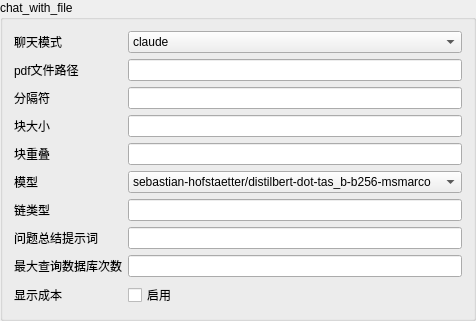
             <widget class="QGroupBox" name="groupBox_chat_with_file">
              <property name="title">
               <string>chat_with_file</string>
              </property>
              <layout class="QGridLayout" name="gridLayout_10">
               <item row="0" column="0">
                <layout class="QGridLayout" name="gridLayout_11" rowstretch="0,0,0,0,0,0,0,0,0,0,0" rowminimumheight="0,0,0,0,0,0,0,0,0,0,0">
                 <property name="spacing">
                  <number>6</number>
                 </property>
                 <item row="5" column="1">
                  <widget class="QLineEdit" name="lineEdit_chat_with_file_chunk_overlap"/>
                 </item>
                 <item row="7" column="0">
                  <widget class="QLabel" name="label_chat_with_file_chain_type">
                   <property name="text">
                    <string>链类型</string>
                   </property>
                  </widget>
                 </item>
                 <item row="1" column="0">
                  <widget class="QLabel" name="label_chat_with_file_data_path">
                   <property name="text">
                    <string>pdf文件路径</string>
                   </property>
                  </widget>
                 </item>
                 <item row="7" column="1">
                  <widget class="QLineEdit" name="lineEdit_chat_with_file_chain_type"/>
                 </item>
                 <item row="6" column="0">
                  <widget class="QLabel" name="label_chat_with_file_local_vector_embedding_model">
                   <property name="text">
                    <string>模型</string>
                   </property>
                  </widget>
                 </item>
                 <item row="3" column="1">
                  <widget class="QLineEdit" name="lineEdit_chat_with_file_chunk_size"/>
                 </item>
                 <item row="10" column="0">
                  <widget class="QLabel" name="label_chat_with_file_show_token_cost">
                   <property name="text">
                    <string>显示成本</string>
                   </property>
                  </widget>
                 </item>
                 <item row="10" column="1">
                  <widget class="QCheckBox" name="checkBox_chat_with_file_show_token_cost">
                   <property name="cursor">
                    <cursorShape>PointingHandCursor</cursorShape>
                   </property>
                   <property name="text">
                    <string>启用</string>
                   </property>
                  </widget>
                 </item>
                 <item row="1" column="1">
                  <widget class="QLineEdit" name="lineEdit_chat_with_file_data_path"/>
                 </item>
                 <item row="3" column="0">
                  <widget class="QLabel" name="label_chat_with_file_chunk_size">
                   <property name="text">
                    <string>块大小</string>
                   </property>
                  </widget>
                 </item>
                 <item row="5" column="0">
                  <widget class="QLabel" name="label_chat_with_file_chunk_overlap">
                   <property name="text">
                    <string>块重叠</string>
                   </property>
                  </widget>
                 </item>
                 <item row="8" column="0">
                  <widget class="QLabel" name="label_chat_with_file_question_prompt">
                   <property name="text">
                    <string>问题总结提示词</string>
                   </property>
                  </widget>
                 </item>
                 <item row="2" column="1">
                  <widget class="QLineEdit" name="lineEdit_chat_with_file_separator"/>
                 </item>
                 <item row="8" column="1">
                  <widget class="QLineEdit" name="lineEdit_chat_with_file_question_prompt"/>
                 </item>
                 <item row="2" column="0">
                  <widget class="QLabel" name="label_chat_with_file_separator">
                   <property name="text">
                    <string>分隔符</string>
                   </property>
                  </widget>
                 </item>
                 <item row="0" column="0">
                  <widget class="QLabel" name="label_chat_with_file_chat_mode">
                   <property name="text">
                    <string>聊天模式</string>
                   </property>
                  </widget>
                 </item>
                 <item row="9" column="0">
                  <widget class="QLabel" name="label_chat_with_file_local_max_query">
                   <property name="text">
                    <string>最大查询数据库次数</string>
                   </property>
                  </widget>
                 </item>
                 <item row="9" column="1">
                  <widget class="QLineEdit" name="lineEdit_chat_with_file_local_max_query"/>
                 </item>
                 <item row="0" column="1">
                  <widget class="QComboBox" name="comboBox_chat_with_file_chat_mode">
                   <item>
                    <property name="text">
                     <string>claude</string>
                    </property>
                   </item>
                   <item>
                    <property name="text">
                     <string>openai_gpt</string>
                    </property>
                   </item>
                   <item>
                    <property name="text">
                     <string>openai_vector_search</string>
                    </property>
                   </item>
                  </widget>
                 </item>
                 <item row="6" column="1">
                  <widget class="QComboBox" name="comboBox_chat_with_file_local_vector_embedding_model">
                   <item>
                    <property name="text">
                     <string>sebastian-hofstaetter/distilbert-dot-tas_b-b256-msmarco</string>
                    </property>
                   </item>
                   <item>
                    <property name="text">
                     <string>GanymedeNil/text2vec-large-chinese</string>
                    </property>
                   </item>
                  </widget>
                 </item>
                </layout>
               </item>
              </layout>
             </widget>
